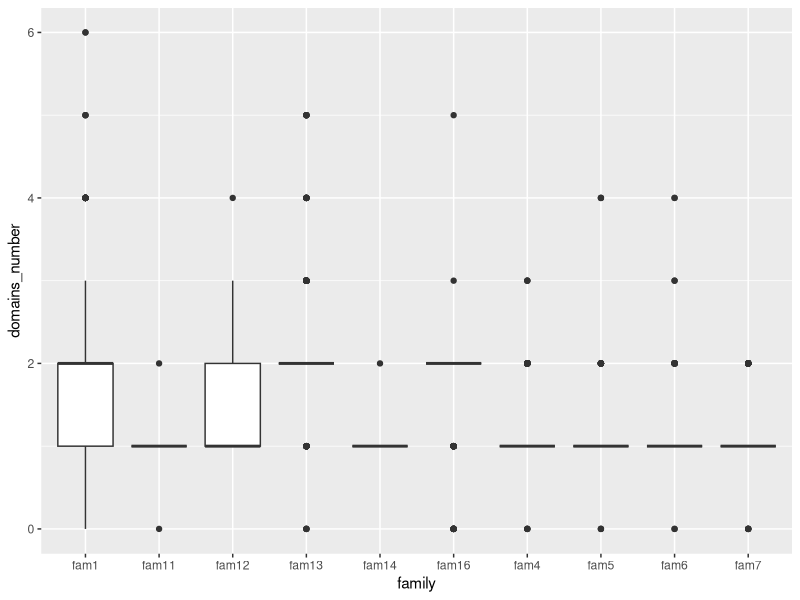
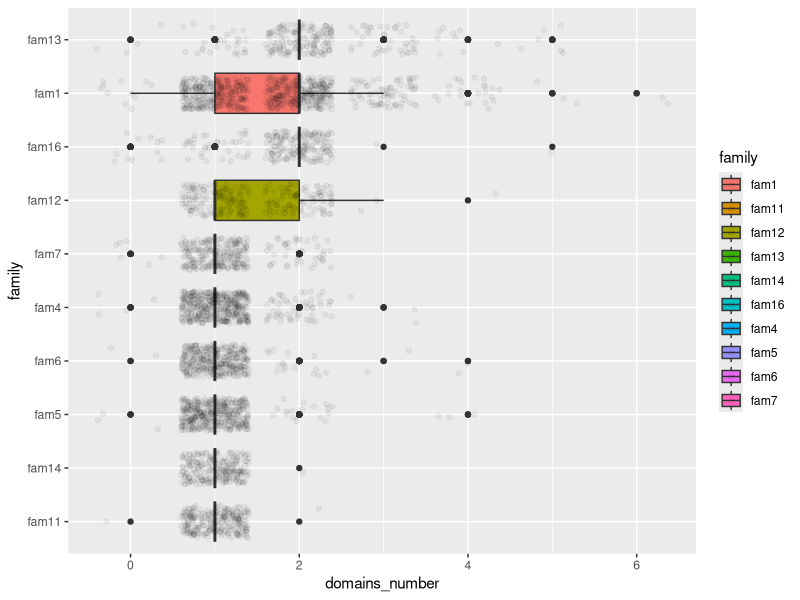
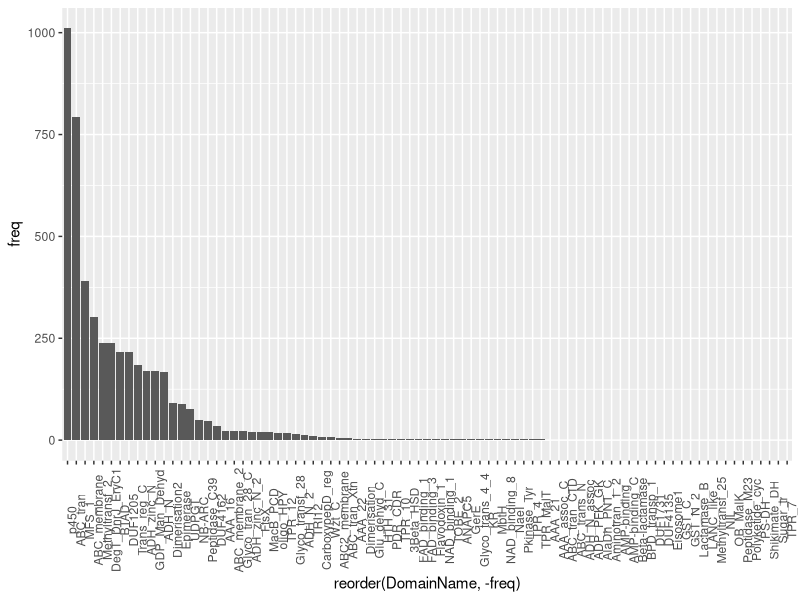

These figures' R source, in order: (Note: this script raises an error after producing the figures.)
## ---- chunk 1
library(readr)
library(ggplot2)
library(plyr)
library( reshape )

## ---- chunk 2
FIRSTmission_MOD2 <- read_delim("FIRSTmission_MOD2.csv", "\t", escape_double = FALSE, col_names = FALSE, trim_ws = TRUE)
head(FIRSTmission_MOD2)
#Familia1 numDominios
#Cada renglón es una ocurrencia de un gen de la familia 1

## ---- chunk 3
colnames(FIRSTmission_MOD2)=c("family","domains_number")
## Falta sort families
p<-ggplot(FIRSTmission_MOD2,aes(x=family,y=domains_number,group=family))+geom_boxplot()
p
p<-ggplot(FIRSTmission_MOD2,aes(x=reorder(family,domains_number,FUN=mean),y=domains_number,fill=family))+geom_boxplot()+geom_jitter(width=0.3,alpha=0.05)  + xlab("family")+coord_flip()
p

## ---- chunk 4
TableDomain <- read_delim("../OUTPUTS/THIRDmission.csv", "\t", escape_double = FALSE, trim_ws = TRUE)
DomTable<-count(TableDomain,c("Family","DomainName"))
Dominios<-TableDomain
Dominios$freq<-NULL
DomainCount<-count(Dominios,c("DomainName"))
DomainCount
#order(count(Dominios,c("DomainName")))
#Dominios$DomainName<-factor(Dominios$DomainName, levels = Dominios$DomainName[order(count(Dominios,c("DomainName")))])

ggplot(DomainCount, aes(x=reorder(DomainName,-freq),y=freq)) + geom_histogram(stat = "identity") +  theme(axis.text.x = element_text(angle = 90))
## ---- chunk 5
## Objetivo Contar ocurrencias de dominio por familia y obtener la frecuencia de dominio por familia 
## Data frame 
# Dominio Familia OcurrenciaRelativa

HeadTable<-head(TableDomain,10)
HeadTable
HeadTable[5,1]<-"fam2"
HeadTable[6,1]<-"fam2"
HeadTable[5,"MembersFamily"]<-"50"
HeadTable[6,"MembersFamily"]<-"50"
HeadTable$Percentage<-HeadTable$MembersFamily

HeadTable
#HeadTable.m<-melt(HeadTable)
#TailTable
#ShortTable<-join(HeadTable,TailTable,by.x = "DomainName",by.y = "DomainName")
#ShortTable
DomTable<-count(TableDomain,c("Family","DomainName"))
#Dominios2<-count(TableDomain,c("Family","DomainName"))

Dominios<-DomTable
Dominios$freq<-NULL
Genes=count(TableDomain,c("Family"))

#Dominios2<-count(TableDomain,c("Family","DomainName"))
#Dominios2$freq<-NULL
Genes=count(TableDomain,c("Family"))


## Funcion que regrese para cada familia y dominio su frecuencia 
FrecuenciaDominioFamilia<-function(x){
  #x is a row x[1]=Family x[2]=DomainName
  familia<-x[1]
  dominio<-x[2]
  
 NumGenes<-(Genes$freq[which(Genes$Family==familia)]) 
#result<-NumGenes
  ## contar genes familia
 FreqDom<-DomTable$freq[which(DomTable$Family==familia & DomTable$DomainName==dominio)]
 result<-FreqDom/NumGenes
 return(result)
}

DomTable$DomFreq<-apply(DomTable,1,FrecuenciaDominioFamilia)

ggplot(DomTable, aes(x=reorder(DomainName,-DomFreq),y=DomTable$DomFreq,fill=DomTable$Family)) +geom_bar(stat = "identity")+  theme(axis.text.x = element_text(angle = 90))
